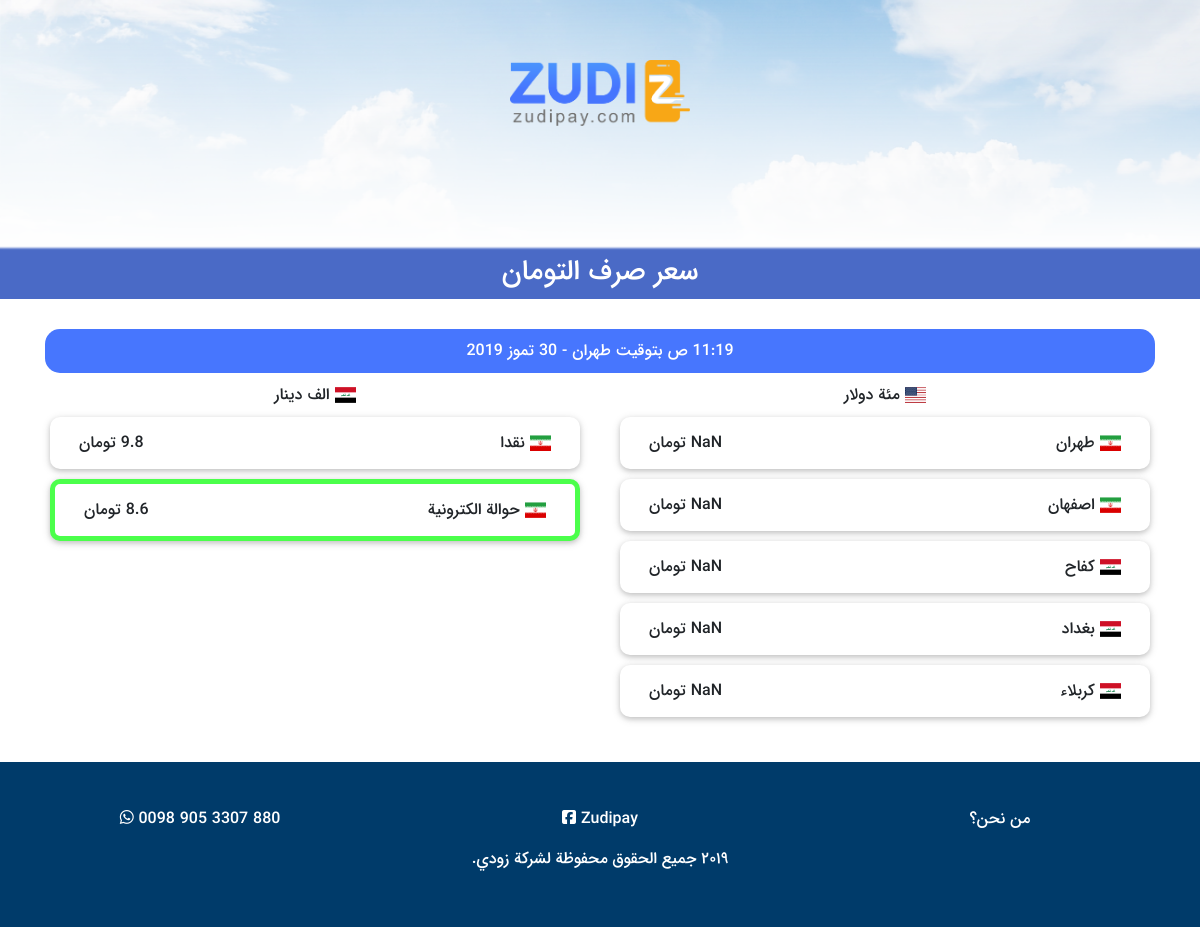
Screenshot of /Exchange/ with the database file from the repository.
### Exchange/models.py (models this page shows, shortened)
class pricecard(models.Model):
    country = models.CharField(max_length=30)
    type = models.CharField(max_length=30)
    city = models.CharField(max_length=30)
    price = models.FloatField(max_length=30)
    ishow = models.BooleanField(default=True)

### Exchange/views.py (the view)
def show_prices(request):
    cards = pricecard.objects.order_by('country')
    args={'cards':cards}
    return render(request,'exchange/exchange.html',args)

### templates/exchange/exchange.html (shortened to what this page needs)
{% extends "base2.html" %}
{% load static %}
{% block head %}
<link rel="stylesheet" href="{% static 'zudipay/exchange.css' %}" type="text/css">
{% endblock %}
{% block body %}
<h3 style="text-align:center;color:#fff;padding:10px;background-color:#4a6ac6;">سعر صرف التومان</h3>
    <div class="container">
        <div id="time">
        </div>
        <div class="row">
          <div class="col-md-6">
            <div style="text-align:center;margin-bottom:10px;margin-top: 10px;"><i class="flag-icon flag-icon-us"></i><span> مئة دولار</span></div>
              {% for card in cards %}
                  {% if card.type == "100dollar" and card.ishow == True %}
                      <div class="row showcard">
                              <div class="col-6" style="float:right;text-align:right;">
                                  {% if card.country == "iran" %}
                                      <i class="flag-icon flag-icon-ir"></i>
                                  {% elif card.country == "iraq" %}
                                      <i class="flag-icon flag-icon-iq"></i>
                                  {% endif %}
                                  {{card.city}}
                              </div>
                              <div class="col-6" style="float:left;">
                                  <span class="price">{{card.price}}</span> تومان
                              </div>
                      </div>
                {% endif %}
              {% endfor %}
          </div>
          <div class="col-md-6">
            <div style="text-align:center;margin-bottom:10px;margin-top: 10px;"><i class="flag-icon flag-icon-iq"></i><span> الف دينار</span></div>
            {% for card in cards %}
                {% if card.type == "1000dinar" and card.ishow == True %}
                    <div class="row showcard">
                            <div class="col-6" style="float:right;text-align:right;">
                              {% if card.country == "iran" %}
                                  <i class="flag-icon flag-icon-ir"></i>
                              {% elif card.country == "iraq" %}
                                  <i class="flag-icon flag-icon-iq"></i>
                              {% endif %}
                              {{card.city}}
                            </div>
                            <div class="col-6" style="float:left;">
                                {{card.price}} تومان
                            </div>
                    </div>
                  {% elif card.type == "havale" and card.ishow == True %}
                        <div class="row showcard" style="border: solid 5px #4bff4b;">
                                <div class="col-7" style="float:right;text-align:right;">
                                  {% if card.country == "iran" %}
                                      <i class="flag-icon flag-icon-ir"></i>
                                  {% elif card.country == "iraq" %}
                                      <i class="flag-icon flag-icon-iq"></i>
                                  {% endif %}
                                  {{card.city}}
                                </div>
                                <div class="col-5" style="float:left;">
                                    {{card.price}} تومان
                                </div>
                        </div>
              {% endif %}
            {% endfor %}
          </div>
        </div>
    </div>
{% endblock %}

### static/zudipay/base2.css (style rules this page uses)
* { font-family: iransans; }
#time { background:#4776fe; padding:5px; color: white; text-align: center; margin: auto; border-radius: 15px; padding: 10px; }

### static/zudipay/exchange.css (style rules this page uses)
.container { margin-top:30px; }
.showcard { border-radius: 10px; box-shadow: 0 2px 5px 0 rgba(0,0,0,.16), 0 2px 10px 0 rgba(0,0,0,.12); padding: 14px; background-color: #FFFFFF; margin:10px 5px 5px 5px; }

### rows the page displays
pricecard: ishow True (drawn), city "طهران"
pricecard: ishow True (drawn), city "اصفهان"
pricecard: city "كفاح"
pricecard: city "بغداد"
pricecard: city "كربلاء"
pricecard: ishow True (drawn), city "نقدا", price "9.8"
pricecard: ishow True (drawn), city "حوالة الكترونية", price "8.6"
